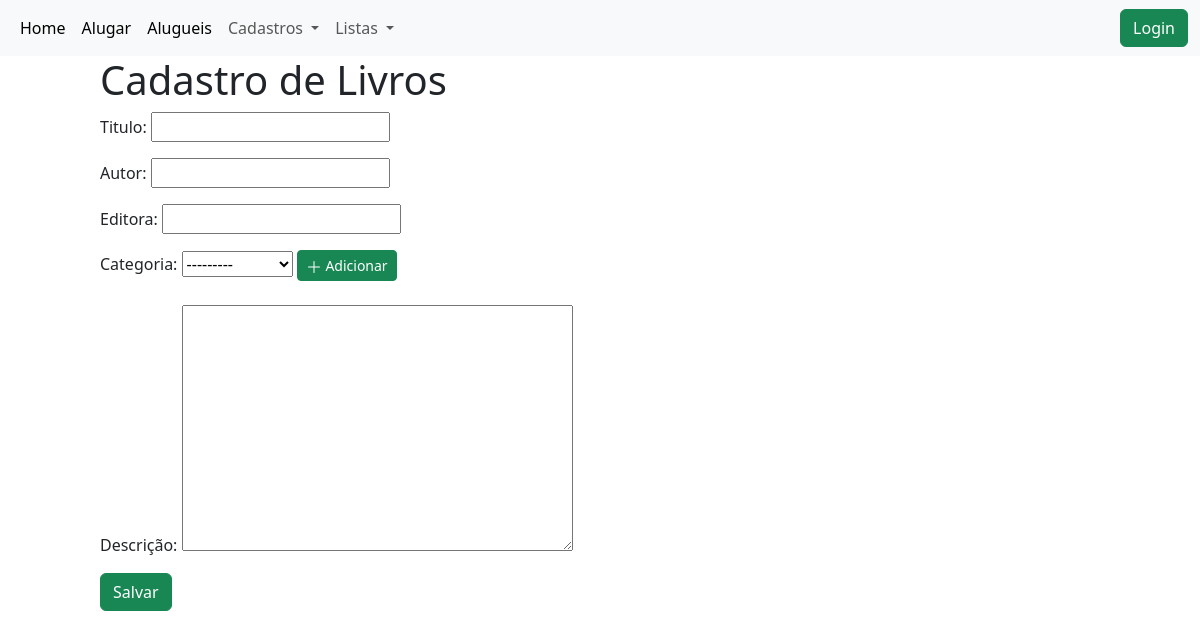
Page /create_books/ on the earlier database version.
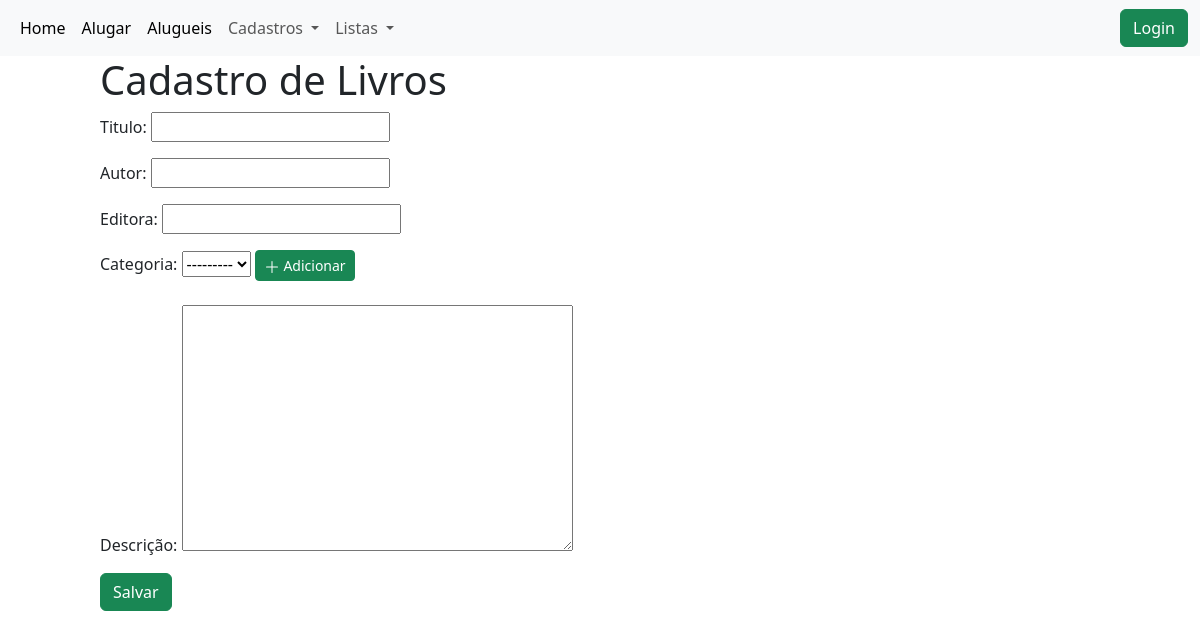
Same page on the later database version.
### livros/models.py (models this page shows)
class Categorias(models.Model):
    categoria = models.CharField(max_length=50,
                                 null=False,
                                 blank=False)
    def __str__(self):
        return self.categoria

### livros/views.py (the view)
# urls.py: path('create_books/', views.create_books, name='create'),
def create_books(request):
    if request.method == 'POST':
        form = LivrosForm(request.POST)
        if form.is_valid():
            form.save()
            messages.success(request,'Livro cadastrado com sucesso!!')
            return redirect('/create_books/')
    else:
        form = LivrosForm
    return render(request, 'livros/create_book.html', {'form': form})

### livros/templates/livros/create_book.html (shortened to what this page needs)
{% extends 'base.html' %}
{% block content %}
<div class="offset-1 col-10 list-div">
    <h1>Cadastro de Livros</h1>
        <form method="POST" name="form1">
            <div><p>Titulo: {{form.titulo}}</p></div>
            <p>Autor: {{form.autor}}</p>
            <p>Editora: {{form.editora}}</p>
            <div class="mb-4">Categoria: {{form.categoria}} <button type="button" class="btn btn-success btn-sm"
                                                           data-toggle="modal" data-target="#modalExemplo">
                                                    <svg xmlns="http://www.w3.org/2000/svg" width="16" height="16"
                                                         fill="currentColor" class="bi bi-plus-lg" viewBox="0 0 16 16">
                                                        <path fill-rule="evenodd" d="M8 2a.5.5 0 0 1 .5.5v5h5a.5.5 0 0 1 0 1h-5v5a.5.5 0 0 1-1 0v-5h-5a.5.5 0 0 1 0-1h5v-5A.5.5 0 0 1 8 2Z"/>
                                                    </svg> Adicionar
                                                </button></div>
            <p>Descrição: {{form.descricao}}</p>
            <button class="btn btn-success" type="submit" id="liveAlertBtn">Salvar</button>
        </form>
</div>
{% endblock %}

Differences in the rows shown:
removed Categorias: categoria "---------"
Other differences:
form field categoria: (not shown) → "---------"
